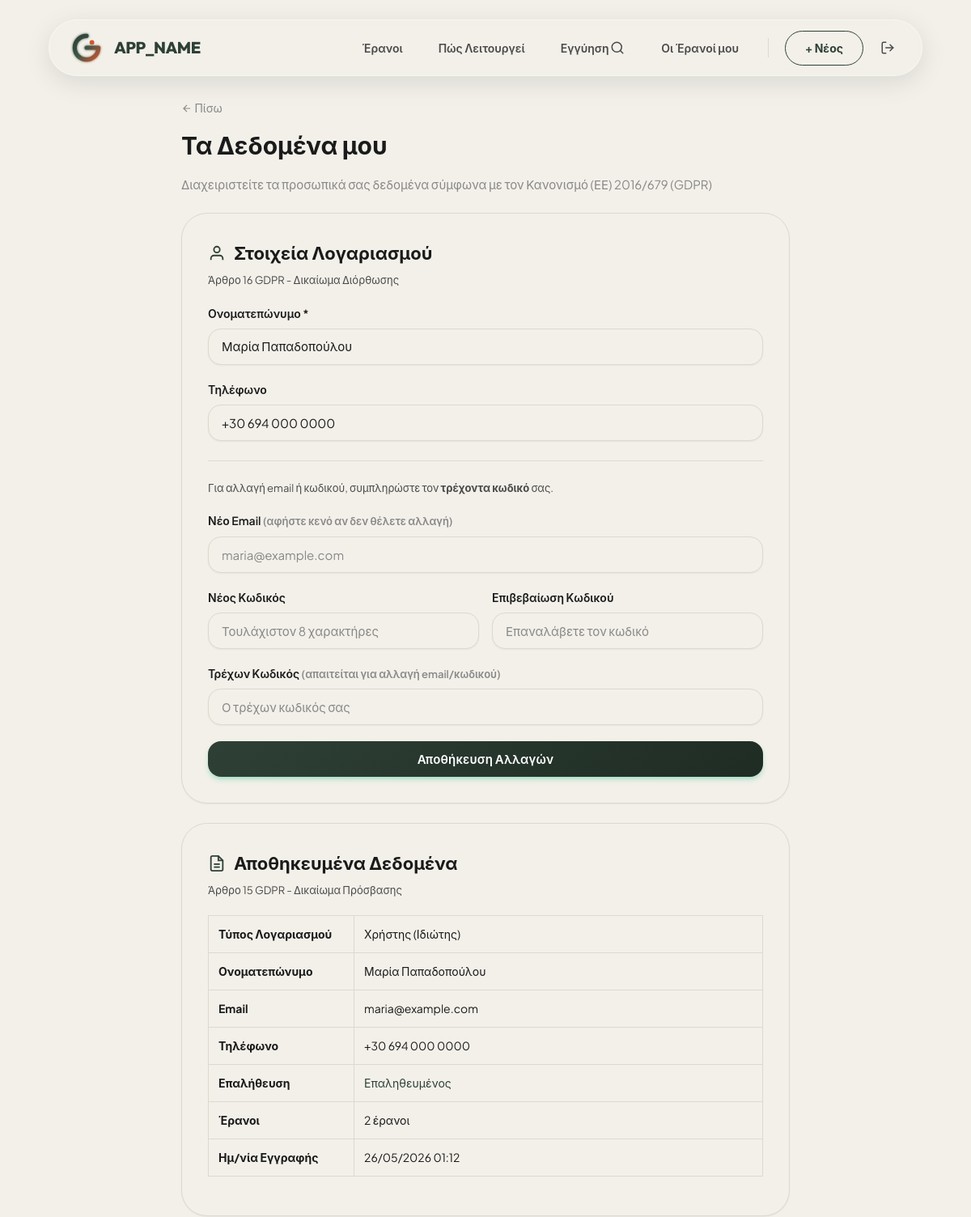
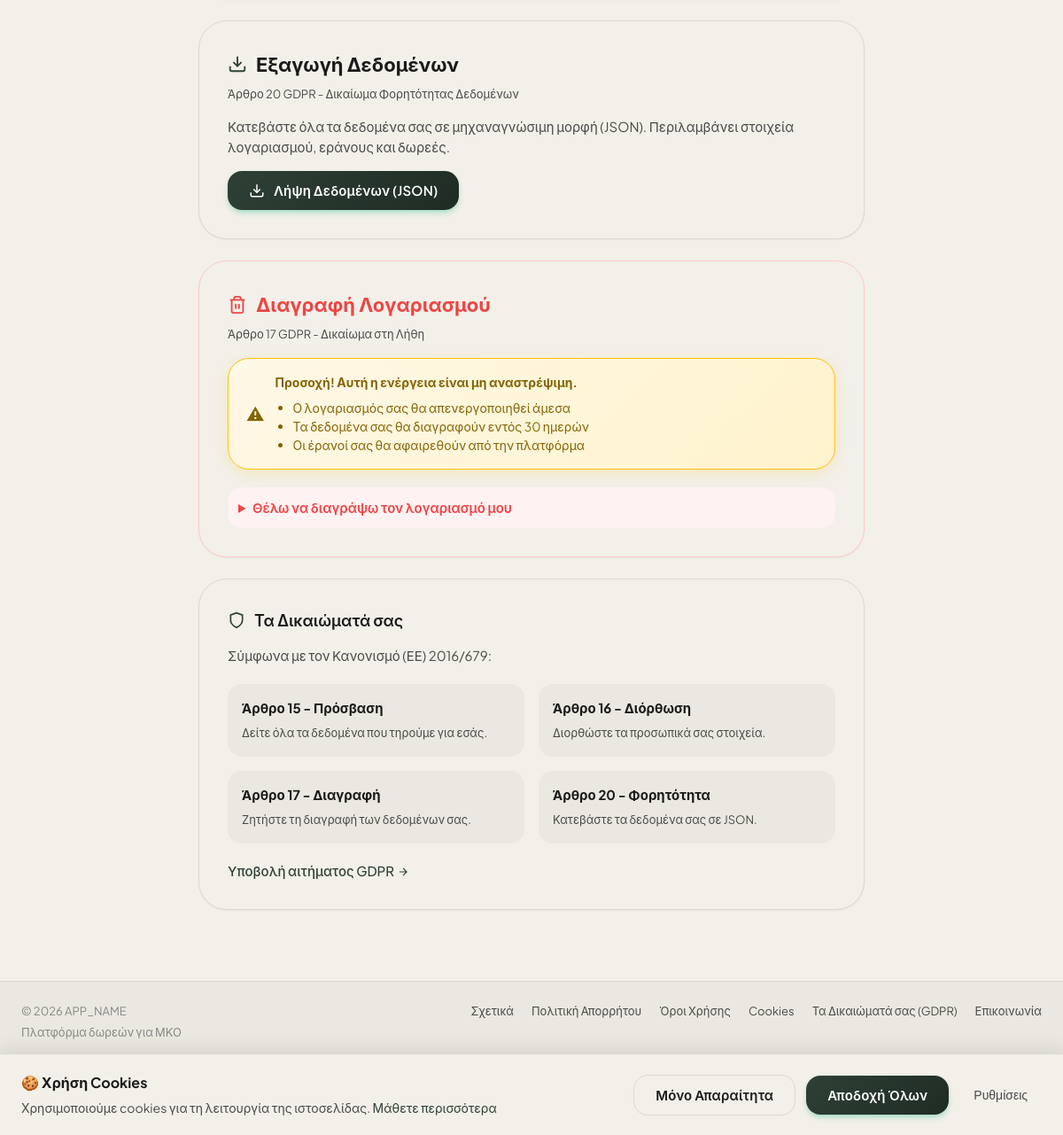
The page /dashboard/my-data.php (signed in) on the database its author committed (2 pictures, top to bottom).
### tables this page shows
CREATE TABLE users (
  id INT AUTO_INCREMENT PRIMARY KEY,
  name VARCHAR(120) NOT NULL,
  email VARCHAR(190) NOT NULL UNIQUE,
  password_hash VARCHAR(255) NOT NULL,
  phone VARCHAR(60) NULL,
  id_verified TINYINT(1) NOT NULL DEFAULT 0,
  profile_image VARCHAR(500) NULL,
   
  privacy_consent TINYINT(1) NOT NULL DEFAULT 0,
  privacy_consent_at DATETIME NULL,
  marketing_consent TINYINT(1) NOT NULL DEFAULT 0,
  marketing_consent_at DATETIME NULL,
  data_processing_consent TINYINT(1) NOT NULL DEFAULT 0,
  data_processing_consent_at DATETIME NULL,
  ip_address VARCHAR(45) NULL,
  last_login DATETIME NULL,
  deleted_at DATETIME NULL,
  created_at DATETIME NOT NULL DEFAULT CURRENT_TIMESTAMP
);

### includes/functions.php (called while the page is built, shortened)
<?php
function e(?string $s): string
{
    return htmlspecialchars((string)$s, ENT_QUOTES | ENT_SUBSTITUTE, 'UTF-8');
}

### includes/auth.php (called while the page is built, shortened)
<?php
require_once __DIR__ . '/functions.php';
function _needs_refresh(string $key): bool {
    $tsKey = $key . '_refreshed_at';
    return (time() - $_SESSION[$tsKey]) >= AUTH_REFRESH_INTERVAL;
}
function current_user(): ?array {
    return $_SESSION['user'] ?? null;
}

### dashboard/my-data.php (the view, shortened to what this page needs)
<?php
require_once __DIR__ . '/../includes/functions.php';
require_once __DIR__ . '/../includes/auth.php';
$currentUser = current_user();
$currentOrg = current_org();
$pdo = db();
$isUser = $currentUser !== null;
$entityId = $isUser ? $currentUser['id'] : $currentOrg['id'];
if ($isUser) {
  $stmt = $pdo->prepare("SELECT * FROM users WHERE id = :id");
  $stmt->execute([':id' => $entityId]);
  $account = $stmt->fetch();
  $stmt = $pdo->prepare("SELECT COUNT(*) FROM campaigns WHERE user_id = :id");
  $stmt->execute([':id' => $entityId]);
  $campaignCount = (int) $stmt->fetchColumn();
}
require_once __DIR__ . '/../includes/header.php';
?>
<div style="max-width: 800px; margin: 0 auto; padding: 32px 24px;">
  <div style="margin-bottom: 24px;">
    <a href="<?php echo BASE_URL; ?>/<?php echo $isUser ? 'my-campaigns.php' : 'dashboard/index.php'; ?>" class="muted"
      style="font-size: 14px;">
      <svg width="14" height="14" viewBox="0 0 24 24" fill="none" stroke="currentColor" stroke-width="2"
        style="vertical-align: -2px;">
        <path d="M19 12H5M12 19l-7-7 7-7" />
      </svg>
      Πίσω
    </a>
    <h1 style="margin: 12px 0 8px;">Τα Δεδομένα μου</h1>
    <p class="muted">Διαχειριστείτε τα προσωπικά σας δεδομένα σύμφωνα με τον Κανονισμό (ΕΕ) 2016/679 (GDPR)</p>
  </div>
  <div class="card" style="margin-bottom: 24px;">
    <h2 style="margin: 0 0 8px; display: flex; align-items: center; gap: 10px;">
      <svg width="22" height="22" viewBox="0 0 24 24" fill="none" stroke="var(--primary)" stroke-width="2">
        <path d="M20 21v-2a4 4 0 0 0-4-4H8a4 4 0 0 0-4 4v2" />
        <circle cx="12" cy="7" r="4" />
      </svg>
      Στοιχεία Λογαριασμού
    </h2>
    <p class="small muted" style="margin: 0 0 20px;">Άρθρο 16 GDPR - Δικαίωμα Διόρθωσης</p>
    <form method="post" class="js-validate">
      <label><?php echo $isUser ? 'Ονοματεπώνυμο' : 'Επωνυμία Οργανισμού'; ?> *</label>
      <input name="name" required minlength="3" value="<?php echo e($account['name']); ?>"
        data-error="Το όνομα πρέπει να έχει τουλάχιστον 3 χαρακτήρες.">
      <label>Τηλέφωνο</label>
      <input name="phone" type="tel" value="<?php echo e($account['phone'] ?? ''); ?>" placeholder="+30 694 000 0000">
      <div class="hr"></div>
      <p class="small muted" style="margin-bottom: 16px;">
        Για αλλαγή email ή κωδικού, συμπληρώστε τον <strong>τρέχοντα κωδικό</strong> σας.
      </p>
      <label>Νέο Email <span class="small muted">(αφήστε κενό αν δεν θέλετε αλλαγή)</span></label>
      <input name="new_email" type="email" value="" placeholder="<?php echo e($account['email']); ?>"
        data-error="Μη έγκυρο email.">
      <div class="row">
        <div>
          <label>Νέος Κωδικός</label>
          <input name="new_password" type="password" minlength="8" placeholder="Τουλάχιστον 8 χαρακτήρες"
            data-error="Ο κωδικός πρέπει να έχει τουλάχιστον 8 χαρακτήρες.">
        </div>
        <div>
          <label>Επιβεβαίωση Κωδικού</label>
          <input name="confirm_password" type="password" placeholder="Επαναλάβετε τον κωδικό">
        </div>
      </div>
      <label>Τρέχων Κωδικός <span class="small muted">(απαιτείται για αλλαγή email/κωδικού)</span></label>
      <input name="current_password" type="password" placeholder="Ο τρέχων κωδικός σας">
      <button type="submit" class="btn primary" style="width: 100%; margin-top: 20px;">
        Αποθήκευση Αλλαγών
      </button>
    </form>
  </div>
  <div class="card" style="margin-bottom: 24px;">
    <h2 style="margin: 0 0 8px; display: flex; align-items: center; gap: 10px;">
      <svg width="22" height="22" viewBox="0 0 24 24" fill="none" stroke="var(--primary)" stroke-width="2">
        <path d="M14 2H6a2 2 0 0 0-2 2v16a2 2 0 0 0 2 2h12a2 2 0 0 0 2-2V8z" />
        <polyline points="14 2 14 8 20 8" />
        <line x1="16" y1="13" x2="8" y2="13" />
        <line x1="16" y1="17" x2="8" y2="17" />
      </svg>
      Αποθηκευμένα Δεδομένα
    </h2>
    <p class="small muted" style="margin: 0 0 20px;">Άρθρο 15 GDPR - Δικαίωμα Πρόσβασης</p>
    <table class="data-table">
      <tbody>
        <tr>
          <td style="width: 180px;"><strong>Τύπος Λογαριασμού</strong></td>
          <td><?php echo $isUser ? 'Χρήστης (Ιδιώτης)' : 'Οργανισμός'; ?></td>
        </tr>
        <tr>
          <td><strong><?php echo $isUser ? 'Ονοματεπώνυμο' : 'Επωνυμία'; ?></strong></td>
          <td><?php echo e($account['name']); ?></td>
        </tr>
        <tr>
          <td><strong>Email</strong></td>
          <td><?php echo e($account['email']); ?></td>
        </tr>
        <tr>
          <td><strong>Τηλέφωνο</strong></td>
          <td><?php echo e($account['phone'] ?: 'Δεν έχει οριστεί'); ?></td>
        </tr>
        <tr>
          <td><strong>Επαλήθευση</strong></td>
          <td>
            <?php if ($isUser): ?>
              <?php echo $account['id_verified'] ? '<span style="color: var(--primary);">Επαληθευμένος</span>' : '<span class="muted">Μη επαληθευμένος</span>'; ?>
            <?php else: ?>
              <?php echo $account['verified'] ? '<span style="color: var(--primary);">Επαληθευμένος</span>' : '<span class="muted">Μη επαληθευμένος</span>'; ?>
            <?php endif; ?>
          </td>
        </tr>
        <tr>
          <td><strong>Έρανοι</strong></td>
          <td><?php echo $campaignCount; ?> έρανοι</td>
        </tr>
        <tr>
          <td><strong>Ημ/νία Εγγραφής</strong></td>
          <td><?php echo date('d/m/Y H:i', strtotime($account['created_at'])); ?></td>
        </tr>
      </tbody>
    </table>
  </div>
  <div class="card" style="margin-bottom: 24px;">
    <h2 style="margin: 0 0 8px; display: flex; align-items: center; gap: 10px;">
      <svg width="22" height="22" viewBox="0 0 24 24" fill="none" stroke="var(--primary)" stroke-width="2">
        <path d="M21 15v4a2 2 0 0 1-2 2H5a2 2 0 0 1-2-2v-4" />
        <polyline points="7 10 12 15 17 10" />
        <line x1="12" y1="15" x2="12" y2="3" />
      </svg>
      Εξαγωγή Δεδομένων
    </h2>
    <p class="small muted" style="margin: 0 0 16px;">Άρθρο 20 GDPR - Δικαίωμα Φορητότητας Δεδομένων</p>
    <p style="color: var(--text-secondary); margin: 0 0 16px;">
      Κατεβάστε όλα τα δεδομένα σας σε μηχαναγνώσιμη μορφή (JSON).
      Περιλαμβάνει στοιχεία λογαριασμού, εράνους και δωρεές.
    </p>
    <form method="post">
      <button type="submit" class="btn primary" style="gap: 10px;">
        <svg width="18" height="18" viewBox="0 0 24 24" fill="none" stroke="currentColor" stroke-width="2">
          <path d="M21 15v4a2 2 0 0 1-2 2H5a2 2 0 0 1-2-2v-4" />
          <polyline points="7 10 12 15 17 10" />
          <line x1="12" y1="15" x2="12" y2="3" />
        </svg>
        Λήψη Δεδομένων (JSON)
      </button>
    </form>
  </div>
  <div class="card" style="margin-bottom: 24px; border-color: #fecaca;">
    <h2 style="margin: 0 0 8px; color: #ef4444; display: flex; align-items: center; gap: 10px;">
      <svg width="22" height="22" viewBox="0 0 24 24" fill="none" stroke="#ef4444" stroke-width="2">
        <polyline points="3 6 5 6 21 6" />
        <path d="M19 6v14a2 2 0 0 1-2 2H7a2 2 0 0 1-2-2V6m3 0V4a2 2 0 0 1 2-2h4a2 2 0 0 1 2 2v2" />
        <line x1="10" y1="11" x2="10" y2="17" />
        <line x1="14" y1="11" x2="14" y2="17" />
      </svg>
      Διαγραφή Λογαριασμού
    </h2>
    <p class="small muted" style="margin: 0 0 16px;">Άρθρο 17 GDPR - Δικαίωμα στη Λήθη</p>
    <div class="notice warn" style="margin-bottom: 20px;">
      <div>
        <strong>Προσοχή! Αυτή η ενέργεια είναι μη αναστρέψιμη.</strong>
        <ul style="margin: 8px 0 0; padding-left: 20px;">
          <li>Ο λογαριασμός σας θα απενεργοποιηθεί άμεσα</li>
          <li>Τα δεδομένα σας θα διαγραφούν εντός 30 ημερών</li>
          <li>Οι έρανοί σας θα αφαιρεθούν από την πλατφόρμα</li>
        </ul>
      </div>
    </div>
    <details style="margin-top: 20px;">
      <summary
        style="cursor: pointer; font-weight: 600; color: #ef4444; padding: 12px; background: #fef2f2; border-radius: var(--radius);">
        Θέλω να διαγράψω τον λογαριασμό μου
      </summary>
    </details>
  </div>
  <div class="card">
    <h3 style="margin: 0 0 16px; display: flex; align-items: center; gap: 10px;">
      <svg width="20" height="20" viewBox="0 0 24 24" fill="none" stroke="var(--primary)" stroke-width="2">
        <path d="M12 22s8-4 8-10V5l-8-3-8 3v7c0 6 8 10 8 10z" />
      </svg>
      Τα Δικαιώματά σας
    </h3>
    <p class="muted" style="margin: 0 0 16px;">Σύμφωνα με τον Κανονισμό (ΕΕ) 2016/679:</p>
    <div class="rights-grid">
      <div class="right-item">
        <h4>Άρθρο 15 - Πρόσβαση</h4>
        <p>Δείτε όλα τα δεδομένα που τηρούμε για εσάς.</p>
      </div>
      <div class="right-item">
        <h4>Άρθρο 16 - Διόρθωση</h4>
        <p>Διορθώστε τα προσωπικά σας στοιχεία.</p>
      </div>
      <div class="right-item">
        <h4>Άρθρο 17 - Διαγραφή</h4>
        <p>Ζητήστε τη διαγραφή των δεδομένων σας.</p>
      </div>
      <div class="right-item">
        <h4>Άρθρο 20 - Φορητότητα</h4>
        <p>Κατεβάστε τα δεδομένα σας σε JSON.</p>
      </div>
    </div>
    <p style="margin: 16px 0 0;">
      <a href="<?php echo BASE_URL; ?>/gdpr-request.php" style="color: var(--primary); font-weight: 500;">
        Υποβολή αιτήματος GDPR
        <svg width="14" height="14" viewBox="0 0 24 24" fill="none" stroke="currentColor" stroke-width="2"
          style="vertical-align: -2px;">
          <path d="M5 12h14M12 5l7 7-7 7" />
        </svg>
      </a>
    </p>
  </div>
</div>
<?php require_once __DIR__ . '/../includes/footer.php'; ?>

### includes/header.php (shortened to what this page needs)
<?php
require_once __DIR__ . '/auth.php';
require_once __DIR__ . '/functions.php';
$currentUser = current_user();
?>
<!doctype html>
<html lang="el">
<head>
  <link rel="stylesheet"
    href="<?php echo BASE_URL; ?>/public/css/style.css?v=<?php echo filemtime(__DIR__ . '/../public/css/style.css'); ?>">
</head>
<body>
  <header class="site-header floating-island">
    <div class="header-row">
      <nav class="nav-left">
        <a class="brand" href="<?php echo BASE_URL; ?>/index.php">
          <img src="<?php echo BASE_URL; ?>/public/images/logo.svg" alt="GiveHope" class="brand-logo">
          <?php echo e(APP_NAME); ?>
        </a>
      </nav>
      <nav class="nav-center">
        <a href="<?php echo BASE_URL; ?>/explore.php" class="nav-link">Έρανοι</a>
        <a href="<?php echo BASE_URL; ?>/how-it-works.php" class="nav-link">Πώς Λειτουργεί</a>
        <a href="<?php echo BASE_URL; ?>/giving-guarantee.php" class="nav-link">Εγγύηση</a>
      </nav>
      <nav class="nav-right">
        <a href="<?php echo BASE_URL; ?>/explore.php" class="nav-icon-link" aria-label="Αναζήτηση"
          style="margin-right: 8px;">
          <svg viewBox="0 0 24 24" fill="none" stroke="currentColor" stroke-width="2" stroke-linecap="round"
            stroke-linejoin="round">
            <circle cx="11" cy="11" r="8"></circle>
            <line x1="21" y1="21" x2="16.65" y2="16.65"></line>
          </svg>
        </a>
        <?php if ($currentUser): ?>
          <a href="<?php echo BASE_URL; ?>/my-campaigns.php" class="nav-link">Οι Έρανοί μου</a>
          <a href="<?php echo BASE_URL; ?>/campaign-create.php" class="btn-header">+ Νέος</a>
          <a href="<?php echo BASE_URL; ?>/logout.php" class="nav-icon-link" aria-label="Έξοδος">
            <svg viewBox="0 0 24 24" fill="none" stroke="currentColor" stroke-width="2" stroke-linecap="round"
              stroke-linejoin="round" class="feather feather-log-out">
              <path d="M9 21H5a2 2 0 0 1-2-2V5a2 2 0 0 1 2-2h4"></path>
              <polyline points="16 17 21 12 16 7"></polyline>
              <line x1="21" y1="12" x2="9" y2="12"></line>
            </svg>
          </a>
        <?php else: ?>
          <a href="<?php echo BASE_URL; ?>/login.php" class="nav-link">Σύνδεση</a>
          <a href="<?php echo BASE_URL; ?>/campaign-create.php" class="btn-header btn-accent">Ξεκίνα Έρανο</a>
        <?php endif; ?>
      </nav>
    </div>
  </header>
  <main>

### includes/footer.php (shortened to what this page needs)
</main>
<footer class="site-footer">
  <div class="footer-content">
    <div class="footer-row">
      <div class="footer-left">
        <div class="small muted">© <?php echo date('Y'); ?> <?php echo e(APP_NAME); ?></div>
        <div class="small muted">Πλατφόρμα δωρεών για ΜΚΟ</div>
      </div>
      <div class="footer-links" style="font-size: 14px;">
        <a href="<?php echo BASE_URL; ?>/about.php">Σχετικά</a>
        <a href="<?php echo BASE_URL; ?>/privacy.php">Πολιτική Απορρήτου</a>
        <a href="<?php echo BASE_URL; ?>/terms.php">Όροι Χρήσης</a>
        <a href="<?php echo BASE_URL; ?>/cookies.php">Cookies</a>
        <a href="<?php echo BASE_URL; ?>/gdpr-request.php">Τα Δικαιώματά σας (GDPR)</a>
        <a href="<?php echo BASE_URL; ?>/contact.php">Επικοινωνία</a>
      </div>
    </div>
    <div class="footer-bottom">
      <p class="muted" style="font-size: 14px;">
        Συμμορφωνόμαστε με τον <a href="https://eur-lex.europa.eu/eli/reg/2016/679/oj" target="_blank"
          rel="noopener">Κανονισμό (ΕΕ) 2016/679 (GDPR)</a>
      </p>
    </div>
  </div>
</footer>
<div id="cookie-consent" class="cookie-consent" style="display: none;">
  <div class="cookie-consent-content">
    <div class="cookie-consent-text">
      <h4>🍪 Χρήση Cookies</h4>
      <p>Χρησιμοποιούμε cookies για τη λειτουργία της ιστοσελίδας.
        <a href="<?php echo BASE_URL; ?>/cookies.php">Μάθετε περισσότερα</a>
      </p>
    </div>
    <div class="cookie-consent-buttons">
      <button onclick="setCookieConsent('essential')" class="btn">Μόνο Απαραίτητα</button>
      <button onclick="setCookieConsent('all')" class="btn primary">Αποδοχή Όλων</button>
      <button onclick="showCookieSettings()" class="btn-text">Ρυθμίσεις</button>
    </div>
  </div>
</div>
</body>
</html>

### rows shown on the page
users: name "Μαρία Παπαδοπούλου", phone "+30 694 000 0000", new_email "maria@example.com", email "maria@example.com", created_at "26/05/2026 01:12"

### other values the page prints
APP_NAME "APP_NAME"
$campaignCount "2"
